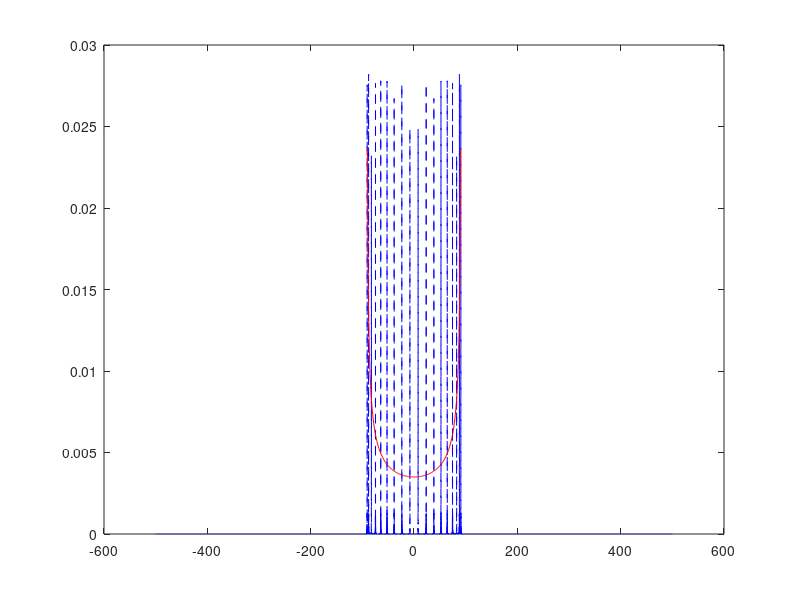

Recreate this plot in MATLAB. (Note: this script raises an error after producing the figure.)
clear
fm=91;
b=1;
N1=9;
f_1_n=fm*sin(pi*((1:N1)-1/2)/(2*N1));
c_1_n=sqrt(2*b/N1)*ones(size(f_1_n));
theta_1_n=2*pi*(1:N1)/(N1+1);

fs=1000;
t_sim=(10E3:20E3)/fs;

g1_t_tilde=zeros(size(t_sim));
for k=1:length(f_1_n)
	g1_t_tilde =g1_t_tilde+c_1_n(k)*cos(2*pi*f_1_n(k)*t_sim+theta_1_n(k));
end

r_g1_g1=xcorr(g1_t_tilde,'biased');

PSD_S = fft(r_g1_g1);
len_S=length(PSD_S);
f_PSD=(-(len_S-1)/2:(len_S-1)/2)/len_S*fs;

plot(f_PSD,fftshift(abs(PSD_S)/len_S),'b--')
hold on

Omega_p=2;
f=(-fm):1:(fm);
S_f=Omega_p/2/pi/fm./sqrt(1-(f/fm).^2);
plot(f,S_f,'r-')

f_tilde = [-f_1_n(N1:-1:1),f_1_n];
S_mm_tilde=[c_1_n(N1:-1:1).^2,c_1_n.^2]/4;
Stem(f_tilde,S_mm_tilde,'m:x')

hold off

ax=axis;ax(1)=-100;ax(2)=100;ax(3)=0;ax(4)=0.08;axis(ax)
legend('Simulation','Reference Model','Simulation Model')
xlabel('Doppler frequency, f in Hz')
ylabel('PSD, S_{g_1 g_1}(f)')